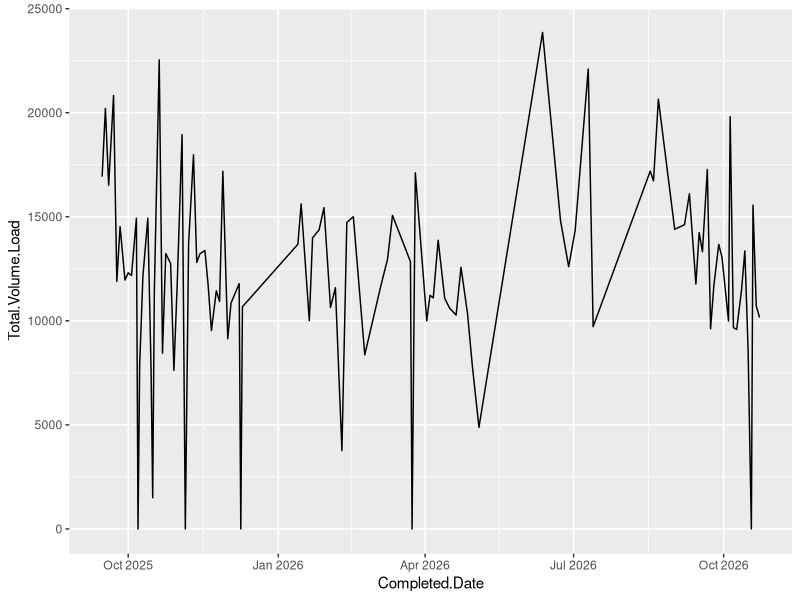
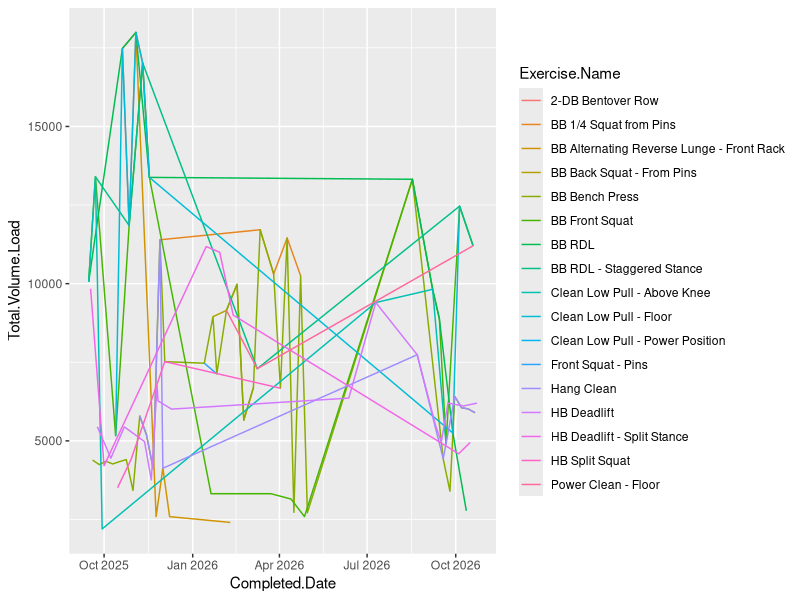
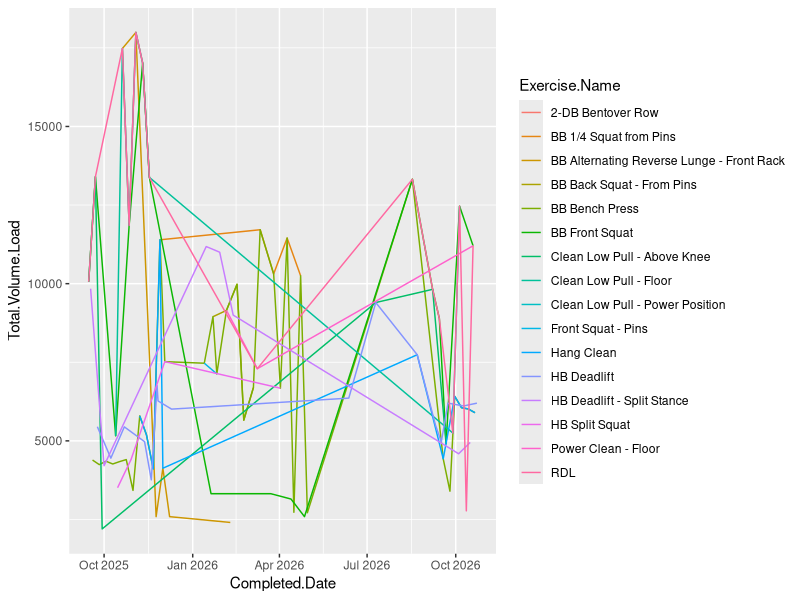
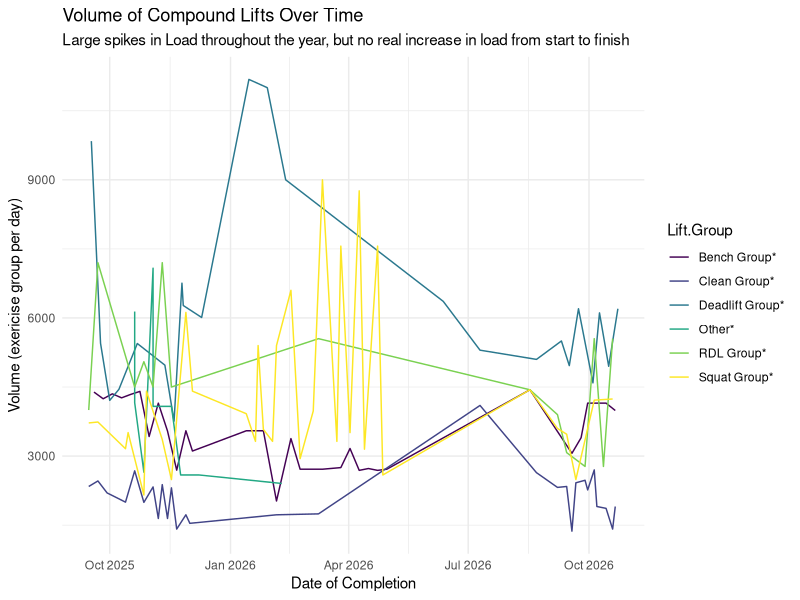
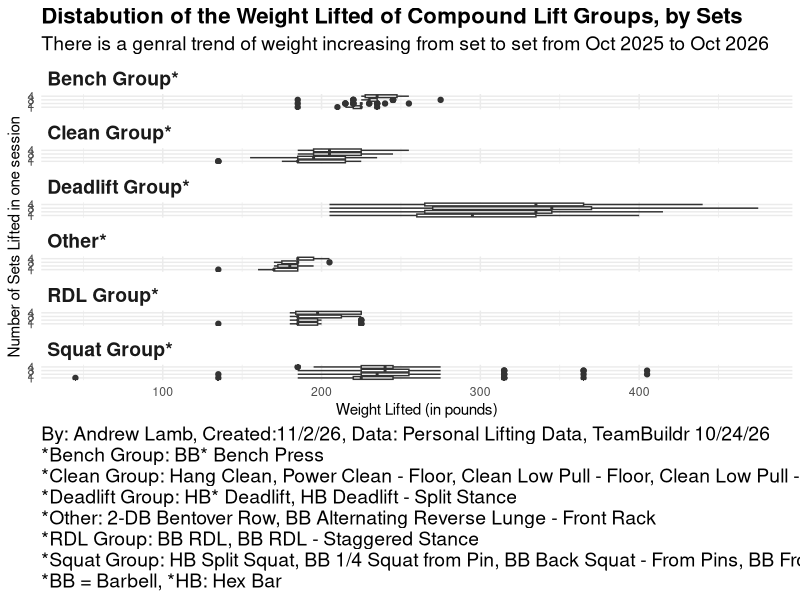
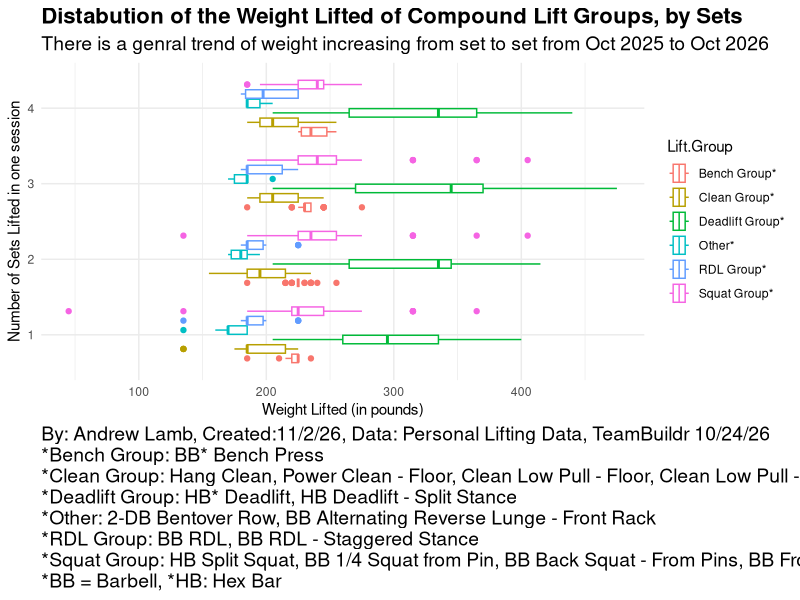
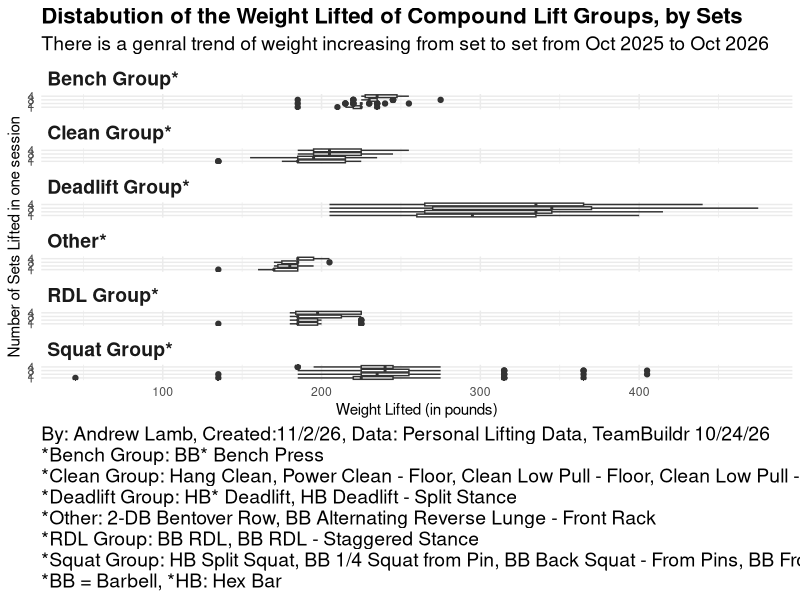
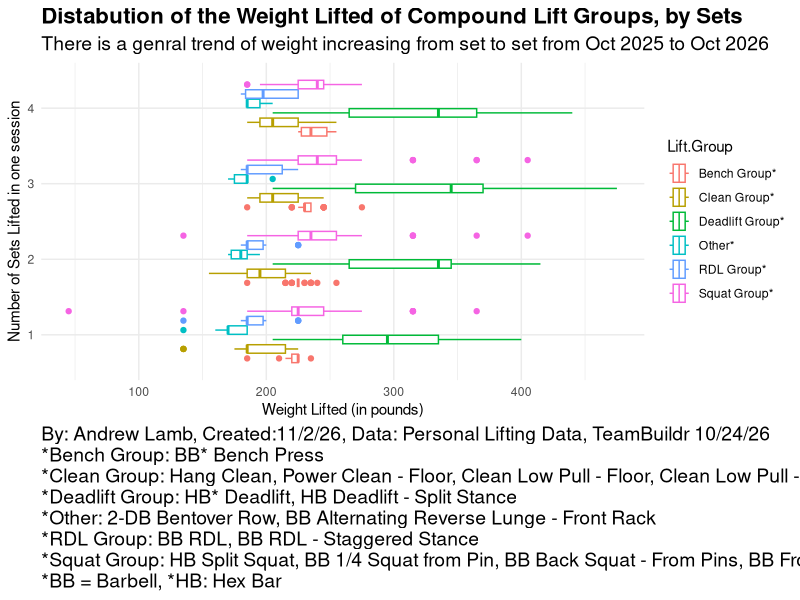

R code for these plots, in order:
## ---- chunk 1
library(tidyverse)
## ---- chunk 2
lifts <- read.csv("../data/raw/Teambuildr Raw Data Report Andrew Lamb.csv")

head(lifts)

dim(lifts)
## ---- chunk 3
lifts <- lifts |> 
  group_by(Exercise.Name) |> 
  mutate(Times.lifted = n()) |> 
  arrange(desc(Times.lifted))

lifts
## ---- chunk 4
lifts |> 
  group_by(Completed.Date) |> 
  mutate(Total.Volume.Load = sum(Volume.Load, na.rm = T)) |> 
  mutate(Completed.Date = mdy(Completed.Date)) |> 
  ggplot(aes(x=Completed.Date, y=Total.Volume.Load))+
  geom_line()
## ---- chunk 5
compound_lifts <-lifts |> 
  filter(Highest.Max > 200) |> 
  group_by(Completed.Date) |> 
  mutate(Total.Volume.Load = sum(Volume.Load, na.rm = T)) |> 
  mutate(Completed.Date = mdy(Completed.Date))

compound_lifts |> 
  ggplot(aes(x=Completed.Date, y=Total.Volume.Load, colour = Exercise.Name))+
  geom_line()


compound_lifts |> 
  mutate(Exercise.Name = ifelse(grepl("RDL", Exercise.Name), "RDL", Exercise.Name)) |> 
  ggplot(aes(x=Completed.Date, y=Total.Volume.Load, colour = Exercise.Name))+
  geom_line()


compound_lifts <- compound_lifts |> 
 mutate(Lift.Group = case_when(
    str_detect(Exercise.Name, regex("RDL", ignore_case = TRUE))   ~ "RDL Group*",
    str_detect(Exercise.Name, regex("Squat", ignore_case = TRUE)) ~ "Squat Group*",
    str_detect(Exercise.Name, regex("Bench", ignore_case = TRUE)) ~ "Bench Group*",
    str_detect(Exercise.Name, regex("Clean", ignore_case = TRUE)) ~ "Clean Group*",
    str_detect(Exercise.Name, regex("Deadlift", ignore_case = TRUE)) ~ "Deadlift Group*",
    TRUE ~ "Other*" # Default category if no pattern matches
  ))

compound_lifts |> 
  group_by(Lift.Group) |> 
  ggplot(aes(x=Completed.Date, y=Volume.Load, colour = Lift.Group))+
  geom_line()+ 
  scale_color_viridis_d()+
  theme_minimal()+
  labs(title = "Volume of Compound Lifts Over Time", subtitle = "Large spikes in Load throughout the year, but no real increase in load from start to finish", x = "Date of Completion", y = "Volume (exericise group per day)")
## ---- chunk 6
compound_lifts |> 
  pivot_longer(cols = starts_with("Result."), names_to = "Set", values_to = "Weight", names_prefix = "Result.") |> 
  filter(Set <= 4, Set !=10) |> 
  ggplot(aes(x=Weight, y = Set))+
  geom_boxplot() +
  facet_wrap(~Lift.Group, ncol = 1, scale = "free_y")+
  theme_minimal()+
  theme(strip.text = element_text(hjust = 0, face = "bold", size = 14), plot.title = element_text(hjust = 0, face = "bold", size = 16), plot.caption = element_text(hjust = 0, size = 14), plot.subtitle = element_text(size = 14))+
  labs(title = "Distabution of the Weight Lifted of Compound Lift Groups, by Sets", subtitle = "There is a genral trend of weight increasing from set to set from Oct 2025 to Oct 2026", x = "Weight Lifted (in pounds)", y = "Number of Sets Lifted in one session", caption = "By: Andrew Lamb, Created:11/2/26, Data: Personal Lifting Data, TeamBuildr 10/24/26
*Bench Group: BB* Bench Press
*Clean Group: Hang Clean, Power Clean - Floor, Clean Low Pull - Floor, Clean Low Pull - Power Position, Clean Low Pull - Above Knee
*Deadlift Group: HB* Deadlift, HB Deadlift - Split Stance
*Other: 2-DB Bentover Row, BB Alternating Reverse Lunge - Front Rack
*RDL Group: BB RDL, BB RDL - Staggered Stance
*Squat Group: HB Split Squat, BB 1/4 Squat from Pin, BB Back Squat - From Pins, BB Front Squat, Front Squat - Pins
*BB = Barbell, *HB: Hex Bar")

ggsave("pvj_1.png")
## ---- chunk 7
# Attempt 2 

compound_lifts |> 
  pivot_longer(cols = starts_with("Result."), names_to = "Set", values_to = "Weight", names_prefix = "Result.") |> 
  filter(Set <= 4, Set !=10) |> 
  ggplot(aes(x=Weight, y = Set, color = Lift.Group))+
  geom_boxplot() +
  theme_minimal()+
  theme(strip.text = element_text(hjust = 0, face = "bold", size = 14), plot.title = element_text(hjust = 0, face = "bold", size = 16), plot.caption = element_text(hjust = 0, size = 14), plot.subtitle = element_text(size = 14))+
  labs(title = "Distabution of the Weight Lifted of Compound Lift Groups, by Sets", subtitle = "There is a genral trend of weight increasing from set to set from Oct 2025 to Oct 2026", x = "Weight Lifted (in pounds)", y = "Number of Sets Lifted in one session", caption = "By: Andrew Lamb, Created:11/2/26, Data: Personal Lifting Data, TeamBuildr 10/24/26
*Bench Group: BB* Bench Press
*Clean Group: Hang Clean, Power Clean - Floor, Clean Low Pull - Floor, Clean Low Pull - Power Position, Clean Low Pull - Above Knee
*Deadlift Group: HB* Deadlift, HB Deadlift - Split Stance
*Other: 2-DB Bentover Row, BB Alternating Reverse Lunge - Front Rack
*RDL Group: BB RDL, BB RDL - Staggered Stance
*Squat Group: HB Split Squat, BB 1/4 Squat from Pin, BB Back Squat - From Pins, BB Front Squat, Front Squat - Pins
*BB = Barbell, *HB: Hex Bar")

ggsave("pvj_2.png")
